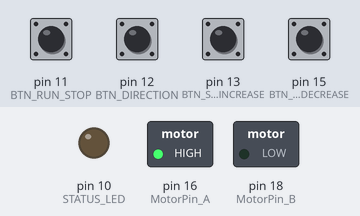
The program below on a simulated Raspberry Pi (header pin numbers). Shown: switched loads named in the program (green lamp = pin HIGH), output pins drawn as LEDs (lit = HIGH). The inputs (shaded band) are chosen by the test bench; at power-on: pin 11 (BTN_RUN_STOP), pin 12 (BTN_DIRECTION), pin 13 (BTN_SPEED_INCREASE), pin 15 (BTN_SPEED_DECREASE) HIGH. What the program prints to the terminal is not drawn.

Above: at 1.2 s.
1.3 s: pin 11 (BTN_RUN_STOP) pulled LOW for 0.15 s
At 1.8 s:
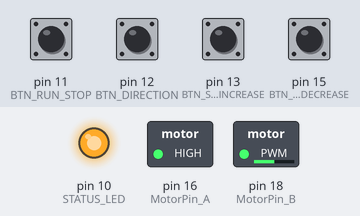
2.9 s: pin 12 (BTN_DIRECTION) pulled LOW for 0.15 s
4.5 s: pin 11 (BTN_RUN_STOP) pulled LOW for 1 s
At 6.1 s:
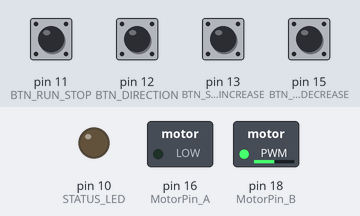
Timing chart, 0 to 5.8 s (numbered marks = the images above; inputs shaded):
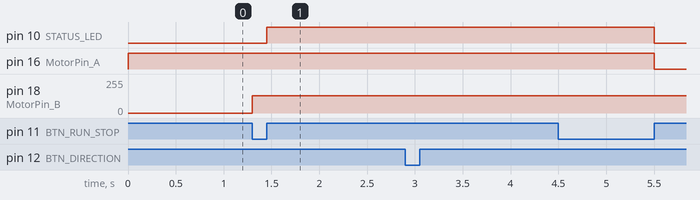

The program:

lession22.py
```python
#!/usr/bin/env python
import RPi.GPIO as GPIO
import time

STATUS_LED = 10

BTN_RUN_STOP = 11
BTN_DIRECTION = 12
BTN_SPEED_INCREASE = 13
BTN_SPEED_DECREASE = 15

MotorPin_A = 16
MotorPin_B = 18

g_sta = 1
g_dir = 1
speed = 50

pwm_B = 0


def motorStop():
    GPIO.output(MotorPin_A, GPIO.HIGH)
    GPIO.output(MotorPin_B, GPIO.LOW)


def setup():
    GPIO.setwarnings(False)
    GPIO.setmode(GPIO.BOARD)
    GPIO.setup(STATUS_LED, GPIO.OUT)  # pin mode --- output
    GPIO.setup(BTN_RUN_STOP, GPIO.IN, pull_up_down=GPIO.PUD_UP)  # set pin mode as input, and pull it to high level.
    GPIO.setup(BTN_DIRECTION, GPIO.IN, pull_up_down=GPIO.PUD_UP)
    GPIO.setup(BTN_SPEED_INCREASE, GPIO.IN, pull_up_down=GPIO.PUD_UP)
    GPIO.setup(BTN_SPEED_DECREASE, GPIO.IN, pull_up_down=GPIO.PUD_UP)
    GPIO.setup(MotorPin_A, GPIO.OUT)
    GPIO.setup(MotorPin_B, GPIO.OUT)
    motorStop()
    global pwm_B
    pwm_B = GPIO.PWM(MotorPin_B, 2000)  # create pwm and set frequece to 2KHz


def motor(status, direction, speed):
    global pwm_B
    if status == 1:  # run
        GPIO.output(STATUS_LED, GPIO.LOW)  # led on
        if direction == 1:
            GPIO.output(MotorPin_A, GPIO.HIGH)
            pwm_B.start(100)
            pwm_B.ChangeDutyCycle(100 - speed)
        else:
            GPIO.output(MotorPin_A, GPIO.LOW)
            pwm_B.start(0)
            pwm_B.ChangeDutyCycle(speed)
    else:  # stop
        GPIO.output(STATUS_LED, GPIO.HIGH)  # led off
        motorStop()


def btnScan():
    global g_sta
    global g_dir
    global speed
    if GPIO.input(BTN_RUN_STOP) == GPIO.LOW:
        time.sleep(0.01)
        if GPIO.input(BTN_RUN_STOP) == GPIO.LOW:
            g_sta = not g_sta
            print 'g_sta = %d', g_sta
        while not GPIO.input(BTN_RUN_STOP):
            pass
    if GPIO.input(BTN_DIRECTION) == GPIO.LOW:
        time.sleep(0.01)
        if GPIO.input(BTN_DIRECTION) == GPIO.LOW:
            g_dir = not g_dir
            print 'g_dir = %d', g_dir
        while not GPIO.input(BTN_DIRECTION):
            pass
    if GPIO.input(BTN_SPEED_INCREASE) == GPIO.LOW:
        time.sleep(0.01)
        if GPIO.input(BTN_SPEED_INCREASE) == GPIO.LOW:
            speed += 1
            if speed > 100:
                speed = 100
            print 'speed = %d', speed
        while not GPIO.input(BTN_SPEED_INCREASE):
            pass
    if GPIO.input(BTN_SPEED_DECREASE) == GPIO.LOW:
        time.sleep(0.01)
        if GPIO.input(BTN_SPEED_DECREASE) == GPIO.LOW:
            speed -= 1
            if speed < 0:
                speed = 0
            print 'speed = %d', speed
        while not GPIO.input(BTN_SPEED_DECREASE):
            pass


def loop():
    while True:
        print 'test....2...'
        btnScan()
        print 'test....3...'
        global g_sta
        global g_dir
        global speed
        motor(g_sta, g_dir, speed)


def destroy():
    motorStop()
    GPIO.cleanup()  # Release resource


if __name__ == '__main__':  # Program start from here
    setup()
    try:
        loop()
    except KeyboardInterrupt:
        destroy()
```

Measured:
- after the input at 4.5 s, pin 10 (STATUS_LED), pin 16 (MotorPin_A): HIGH → LOW after 1.0 s
